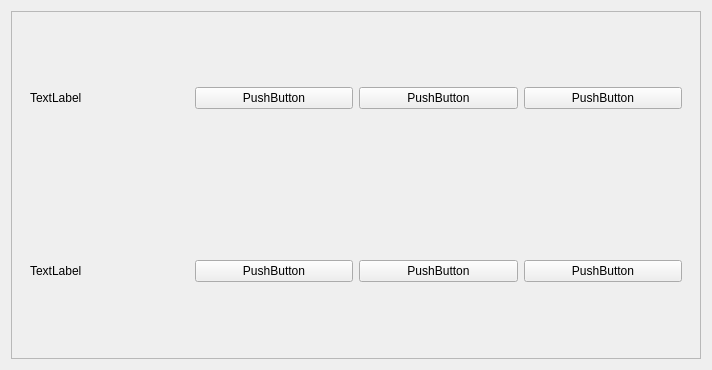
<?xml version="1.0" encoding="UTF-8"?>
<ui version="4.0">
 <class>Form</class>
 <widget class="QWidget" name="Form">
  <property name="geometry">
   <rect>
    <x>0</x>
    <y>0</y>
    <width>712</width>
    <height>370</height>
   </rect>
  </property>
  <property name="windowTitle">
   <string>Form</string>
  </property>
  <layout class="QVBoxLayout" name="verticalLayout">
   <item>
    <widget class="QScrollArea" name="scrollArea">
     <property name="sizePolicy">
      <sizepolicy hsizetype="Minimum" vsizetype="Expanding">
       <horstretch>0</horstretch>
       <verstretch>0</verstretch>
      </sizepolicy>
     </property>
     <property name="sizeAdjustPolicy">
      <enum>QAbstractScrollArea::SizeAdjustPolicy::AdjustIgnored</enum>
     </property>
     <property name="widgetResizable">
      <bool>true</bool>
     </property>
     <widget class="QWidget" name="scrollAreaWidgetContents">
      <property name="enabled">
       <bool>true</bool>
      </property>
      <property name="geometry">
       <rect>
        <x>0</x>
        <y>0</y>
        <width>692</width>
        <height>350</height>
       </rect>
      </property>
      <property name="sizePolicy">
       <sizepolicy hsizetype="Expanding" vsizetype="Minimum">
        <horstretch>0</horstretch>
        <verstretch>0</verstretch>
       </sizepolicy>
      </property>
      <property name="minimumSize">
       <size>
        <width>200</width>
        <height>200</height>
       </size>
      </property>
      <layout class="QVBoxLayout" name="verticalLayout_2">
       <property name="spacing">
        <number>0</number>
       </property>
       <property name="sizeConstraint">
        <enum>QLayout::SizeConstraint::SetDefaultConstraint</enum>
       </property>
       <property name="topMargin">
        <number>0</number>
       </property>
       <property name="bottomMargin">
        <number>0</number>
       </property>
       <item>
        <widget class="QWidget" name="widget" native="true">
         <property name="sizePolicy">
          <sizepolicy hsizetype="Minimum" vsizetype="Minimum">
           <horstretch>0</horstretch>
           <verstretch>0</verstretch>
          </sizepolicy>
         </property>
         <layout class="QHBoxLayout" name="horizontalLayout">
          <item>
           <widget class="QLabel" name="label">
            <property name="sizePolicy">
             <sizepolicy hsizetype="Minimum" vsizetype="Fixed">
              <horstretch>0</horstretch>
              <verstretch>0</verstretch>
             </sizepolicy>
            </property>
            <property name="text">
             <string>TextLabel</string>
            </property>
           </widget>
          </item>
          <item>
           <widget class="QPushButton" name="pushButton">
            <property name="text">
             <string>PushButton</string>
            </property>
           </widget>
          </item>
          <item>
           <widget class="QPushButton" name="pushButton_2">
            <property name="text">
             <string>PushButton</string>
            </property>
           </widget>
          </item>
          <item>
           <widget class="QPushButton" name="pushButton_3">
            <property name="text">
             <string>PushButton</string>
            </property>
           </widget>
          </item>
         </layout>
        </widget>
       </item>
       <item>
        <widget class="QWidget" name="widget_2" native="true">
         <property name="sizePolicy">
          <sizepolicy hsizetype="Minimum" vsizetype="Minimum">
           <horstretch>0</horstretch>
           <verstretch>0</verstretch>
          </sizepolicy>
         </property>
         <layout class="QHBoxLayout" name="horizontalLayout_2">
          <item>
           <widget class="QLabel" name="label_2">
            <property name="sizePolicy">
             <sizepolicy hsizetype="Minimum" vsizetype="Fixed">
              <horstretch>0</horstretch>
              <verstretch>0</verstretch>
             </sizepolicy>
            </property>
            <property name="text">
             <string>TextLabel</string>
            </property>
           </widget>
          </item>
          <item>
           <widget class="QPushButton" name="pushButton_5">
            <property name="text">
             <string>PushButton</string>
            </property>
           </widget>
          </item>
          <item>
           <widget class="QPushButton" name="pushButton_4">
            <property name="text">
             <string>PushButton</string>
            </property>
           </widget>
          </item>
          <item>
           <widget class="QPushButton" name="pushButton_6">
            <property name="text">
             <string>PushButton</string>
            </property>
           </widget>
          </item>
         </layout>
        </widget>
       </item>
      </layout>
     </widget>
    </widget>
   </item>
  </layout>
 </widget>
 <resources/>
 <connections/>
</ui>
